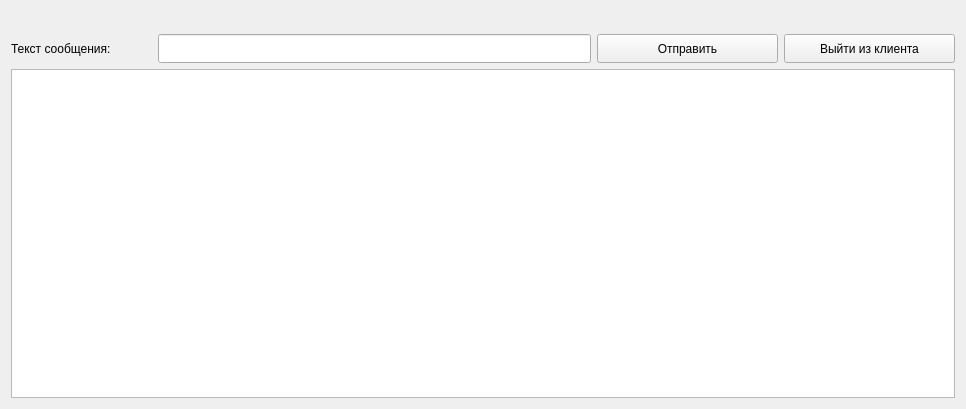
<?xml version="1.0" encoding="UTF-8"?>
<ui version="4.0">
 <class>windowChatForm</class>
 <widget class="QWidget" name="windowChatForm">
  <property name="geometry">
   <rect>
    <x>0</x>
    <y>0</y>
    <width>966</width>
    <height>409</height>
   </rect>
  </property>
  <property name="windowTitle">
   <string>Form</string>
  </property>
  <layout class="QVBoxLayout" name="verticalLayout">
   <item>
    <widget class="QLabel" name="currentLoginLable">
     <property name="font">
      <font>
       <pointsize>11</pointsize>
       <bold>true</bold>
      </font>
     </property>
     <property name="text">
      <string/>
     </property>
    </widget>
   </item>
   <item>
    <layout class="QHBoxLayout" name="horizontalLayout">
     <item>
      <widget class="QLabel" name="label">
       <property name="minimumSize">
        <size>
         <width>141</width>
         <height>21</height>
        </size>
       </property>
       <property name="text">
        <string>Текст сообщения: </string>
       </property>
      </widget>
     </item>
     <item>
      <widget class="QLineEdit" name="messagesLineEdit">
       <property name="minimumSize">
        <size>
         <width>250</width>
         <height>29</height>
        </size>
       </property>
      </widget>
     </item>
     <item>
      <widget class="QPushButton" name="senMessagesButton">
       <property name="minimumSize">
        <size>
         <width>181</width>
         <height>29</height>
        </size>
       </property>
       <property name="text">
        <string>Отправить</string>
       </property>
      </widget>
     </item>
     <item>
      <widget class="QPushButton" name="closeClientButton">
       <property name="minimumSize">
        <size>
         <width>171</width>
         <height>29</height>
        </size>
       </property>
       <property name="text">
        <string>Выйти из клиента</string>
       </property>
      </widget>
     </item>
    </layout>
   </item>
   <item>
    <widget class="QTextBrowser" name="privateChatBrowser">
     <property name="font">
      <font>
       <pointsize>11</pointsize>
      </font>
     </property>
    </widget>
   </item>
  </layout>
 </widget>
 <tabstops>
  <tabstop>messagesLineEdit</tabstop>
  <tabstop>senMessagesButton</tabstop>
  <tabstop>closeClientButton</tabstop>
  <tabstop>privateChatBrowser</tabstop>
 </tabstops>
 <resources/>
 <connections/>
</ui>
